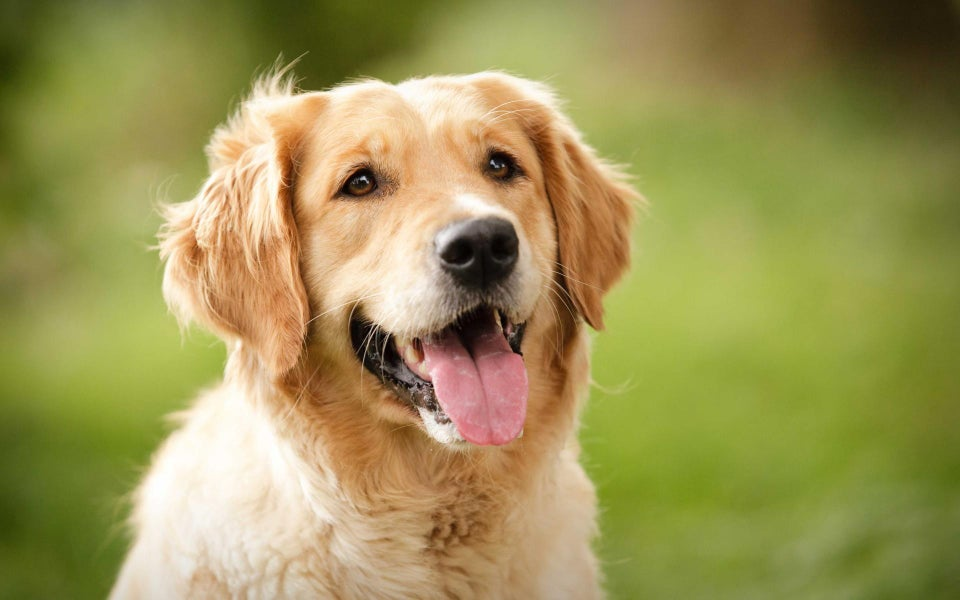
#> input picture 2020_0810_day6/image.jpg, 960 x 600 px
$ python histogram_with_mask.py --image image.jpg
#> lines starting #> are read from the running program, lines starting #| are printed output that depends on the picture; after the words box and inside, x2 and y2 are one past the last pixel; in counts of white or black regions, pixels touching at a corner belong together
from matplotlib import pyplot as plt
import numpy as np
import argparse
import cv2

def plot_histogram(image, title, mask=None):
    chans = cv2.split(image)
    colors = ("b", "g", "r")
    plt.figure()
    plt.title(title)
    plt.xlabel("Bins")
    plt.ylabel("# of Pixels")

    for (chan, color) in zip(chans, colors):
        hist = cv2.calcHist([chan], [0], mask, [256], [0, 256])
        plt.plot(hist, color=color)
        plt.xlim([0, 256])

ap = argparse.ArgumentParser()
ap.add_argument("-i", "--image", required=True, help="Path to the image")
args = vars(ap.parse_args())

image = cv2.imread(args["image"])
#> image is the input picture: shape (600, 960, 3); mean B, G, R 86.4, 148.3, 156.9
cv2.imshow("Original", image)
plot_histogram(image, "Histogram for Original Image")
#> the loop in plot_histogram, `for (chan, color) in zip(chans, colors):` made 3 passes
#> color on passes 1 to 3: 'b', 'g', 'r'
mask = np.zeros(image.shape[:2], dtype="uint8")
cv2.rectangle(mask, (15,15), (130, 100), 255, -1)
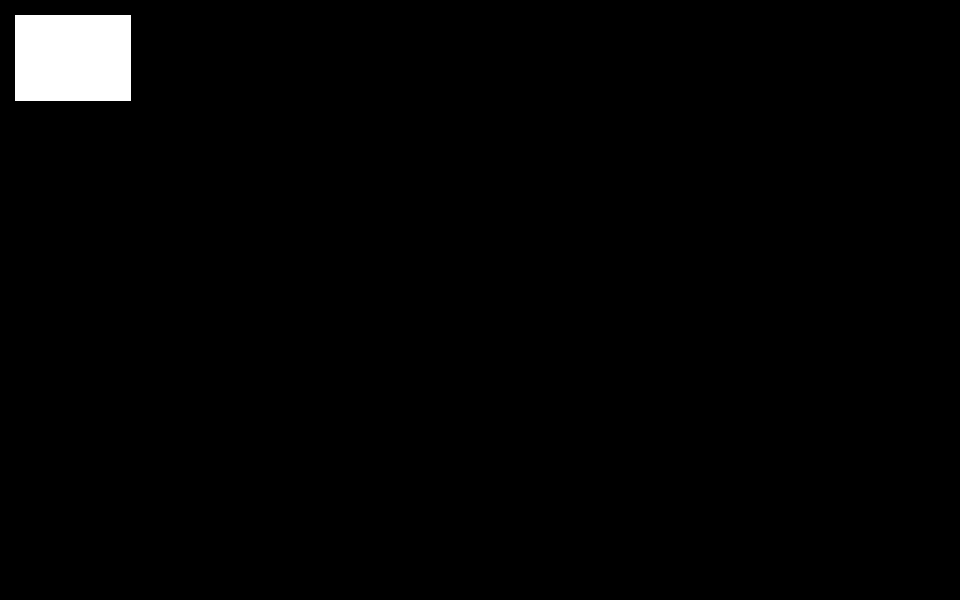
#> mask: shape (600, 960); 1.7% white; 1 white region, box (x1, y1, x2, y2) and area: (15, 15, 131, 101) 9976
cv2.imshow("Mask", mask)

masked = cv2.bitwise_and(image, image, mask=mask)
cv2.imshow("Applying the Mask", masked)
plot_histogram(image, "Histogram for Masked Image", mask = mask)
#> the loop in plot_histogram (call 2), `for (chan, color) in zip(chans, colors):` made 3 passes

plt.show()
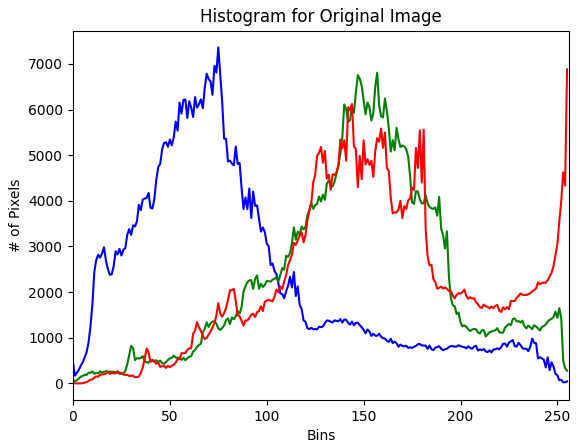
#> figure drawn by matplotlib, 1 panel; curve peaks at x = 75, y = 7362; curve peaks at x = 157, y = 6808; curve peaks at x = 255, y = 6880
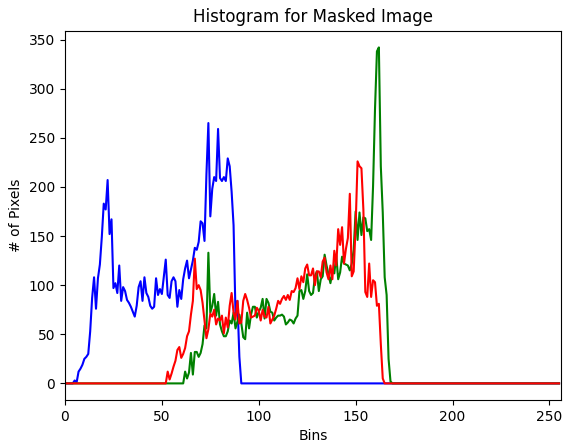
#> figure drawn by matplotlib, 1 panel; curve peaks at x = 74, y = 265; curve peaks at x = 162, y = 342; curve peaks at x = 151, y = 226
